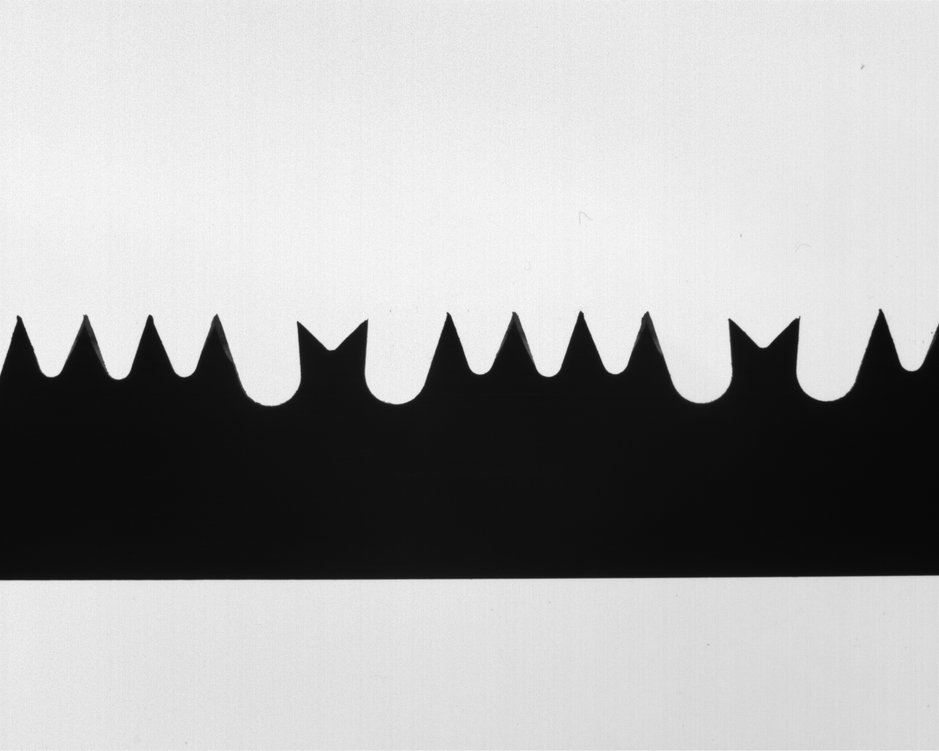
#> input picture Images/saw_01.png, 939 x 751 px, shrunk from 1280 x 1024 before the run, found by its file name
$ jupyter execute AndreaAlboni-BladeToolsInspection.ipynb
#> lines starting #> are read from the running program, lines starting #| are printed output that depends on the picture; after the words box and inside, x2 and y2 are one past the last pixel; in counts of white or black regions, pixels touching at a corner belong together
# Visual Inspection of Blade Tools

#### Project by Andrea Alboni

Given a set of images concerning blade tools and taken by the backlighting technique, it was developed a software system aimed at inspecting the angles associated with the teeth of the blade and the deviation of each tooth from its ideal traingular shape.

The system is composed of three main modules:
1. **Processing**: the input image is processed to enhance the contrast between the blade and the background and to remove noise. This section includes contour extraction and sorting.
2. **Segmentation**: the teeth profile is segmented into line segments and circular arcs.
3. **Analysis**: the ideal profile associated with each tooth is obtained. Using it, the angle and the deviation of each tooth from its ideal triangular shape are evaluated.

[cell 1]
import numpy as np
import cv2, math

# Allowance range for the angle of the teeth and deviation from the ideal profile
# Chosen by the user

R = [37, 42.5]
DEVIATION = 5

# Image processing

### The images are read in grayscale, binarized and then processed to extract the contour of the object.

Thresholding is done using Otsu's method which is more robust and accurate then normal binary thresholding since it evaluates an adaptive threshold based on the image. The contour is extracted by erosion, or Minkowsky subtraction, followed by subtraction of the eroded image from the thresholded one. These two operations have been preferred to the cv2 function *findContours* because in this application, working with a binary image, they take less computation time since are charcterized by computational complexity.

Commented in the code below there is the line of code to save the image of the contour. It is useful to check the result of the contour extraction. An example of the contour extraction, black on white, obtained from the saw_01 image is shown below.

[cell 2]
img = cv2.imread("Images\saw_01.png", 0)
#> img is the input picture: shape (751, 939); min 7, max 250, mean 168.4

ret,img_thresholded = cv2.threshold(img,0,255,cv2.THRESH_BINARY+cv2.THRESH_OTSU)
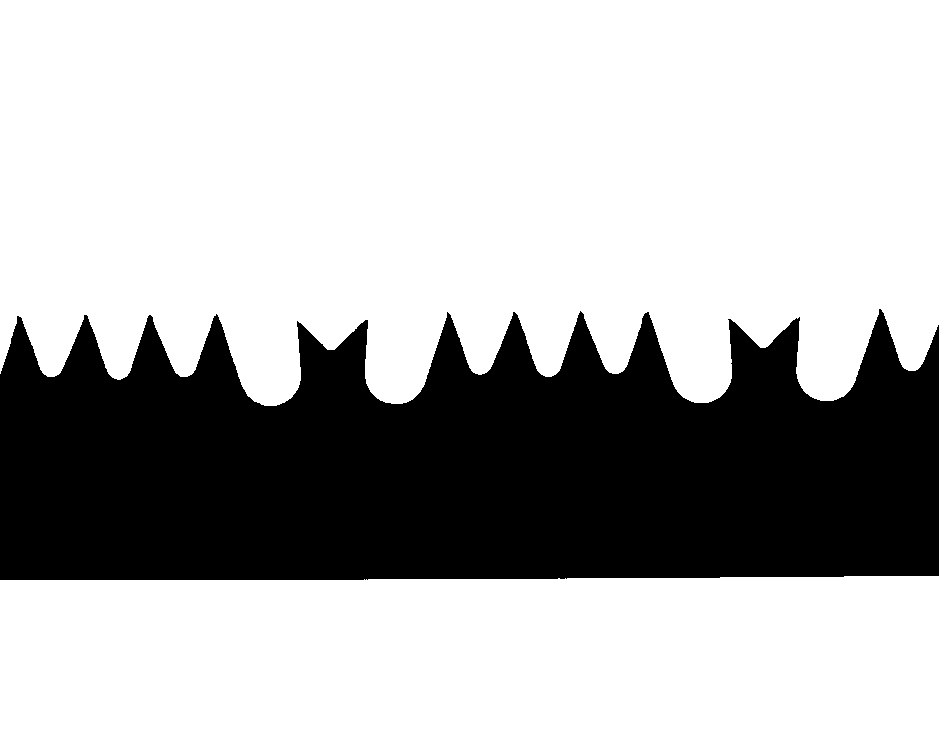
#> img_thresholded: shape (751, 939); 70.9% white; 1 black region, box (x1, y1, x2, y2) and area: (0, 309, 939, 580) 205303
#> ret = 123

kernel = np.ones((3,3),np.uint8)
img_contours = img_thresholded - cv2.erode(img_thresholded, kernel)     # Contours are white, background is black
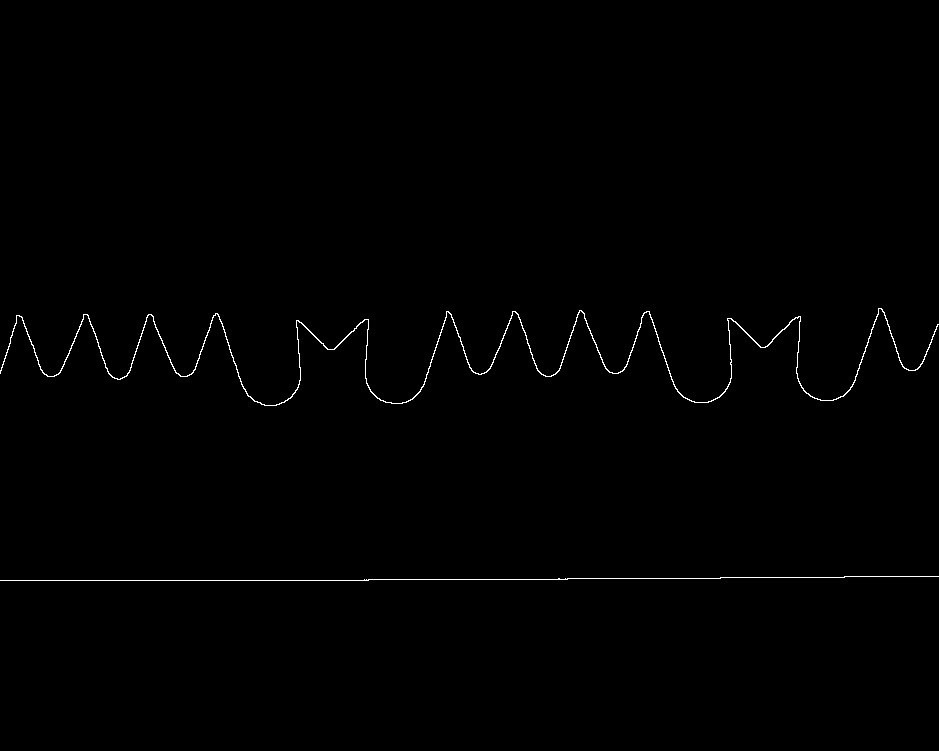
#> img_contours: shape (751, 939); 0.52% white in thin lines or dots, all inside (x1, y1, x2, y2) = (0, 308, 939, 581)
img_contours_negative = 255 - img_contours                              # Contours are black, background is white

#cv2.imwrite("Images\saw_01_contours_cropped.png", img_contours_negative)

img_cc = img_contours_negative[:,:]
raw_contour = [[i,j] for i in range(img_cc.shape[0]) for j in range(img_cc.shape[1]) if img_cc[i,j] == 0]
#> raw_contour = 3669 pairs, first value 308 to 580, second value 0 to 938
#> (the rest of the program and of its run is left out)
